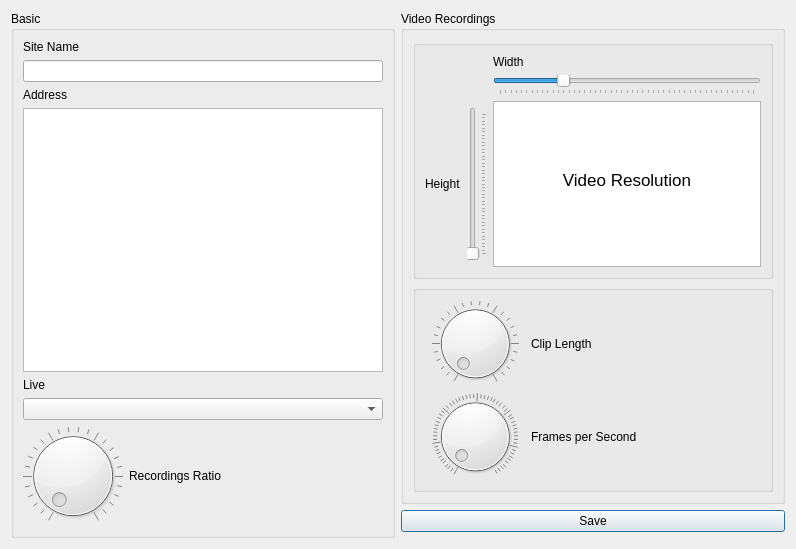
<?xml version="1.0" encoding="UTF-8"?>
<ui version="4.0">
 <class>Settings</class>
 <widget class="QDialog" name="Settings">
  <property name="windowModality">
   <enum>Qt::ApplicationModal</enum>
  </property>
  <property name="geometry">
   <rect>
    <x>0</x>
    <y>0</y>
    <width>796</width>
    <height>549</height>
   </rect>
  </property>
  <property name="minimumSize">
   <size>
    <width>796</width>
    <height>549</height>
   </size>
  </property>
  <property name="windowTitle">
   <string>Settings</string>
  </property>
  <property name="modal">
   <bool>true</bool>
  </property>
  <layout class="QGridLayout" name="gridLayout_3">
   <item row="0" column="0" rowspan="3">
    <widget class="QGroupBox" name="groupBox">
     <property name="title">
      <string>Basic </string>
     </property>
     <layout class="QFormLayout" name="formLayout">
      <item row="1" column="0" colspan="2">
       <widget class="QLineEdit" name="site"/>
      </item>
      <item row="3" column="0" colspan="2">
       <widget class="QTextEdit" name="address"/>
      </item>
      <item row="5" column="0" colspan="2">
       <widget class="QComboBox" name="live"/>
      </item>
      <item row="6" column="0">
       <widget class="QDial" name="recordingRatio">
        <property name="wrapping">
         <bool>false</bool>
        </property>
        <property name="notchesVisible">
         <bool>true</bool>
        </property>
       </widget>
      </item>
      <item row="6" column="1">
       <widget class="QLabel" name="label">
        <property name="text">
         <string>Recordings Ratio</string>
        </property>
       </widget>
      </item>
      <item row="0" column="0">
       <widget class="QLabel" name="label_6">
        <property name="text">
         <string>Site Name</string>
        </property>
       </widget>
      </item>
      <item row="2" column="0">
       <widget class="QLabel" name="label_7">
        <property name="text">
         <string>Address</string>
        </property>
       </widget>
      </item>
      <item row="4" column="0">
       <widget class="QLabel" name="label_8">
        <property name="text">
         <string>Live</string>
        </property>
       </widget>
      </item>
     </layout>
    </widget>
   </item>
   <item row="0" column="1">
    <widget class="QGroupBox" name="groupBox_2">
     <property name="title">
      <string>Video Recordings</string>
     </property>
     <layout class="QGridLayout" name="gridLayout_2">
      <item row="1" column="0">
       <widget class="QGroupBox" name="groupBox_4">
        <property name="title">
         <string/>
        </property>
        <layout class="QGridLayout" name="gridLayout">
         <item row="2" column="3" rowspan="3">
          <widget class="QTextBrowser" name="textBrowser">
           <property name="html">
            <string>&lt;!DOCTYPE HTML PUBLIC &quot;-//W3C//DTD HTML 4.0//EN&quot; &quot;http://www.w3.org/TR/REC-html40/strict.dtd&quot;&gt;
&lt;html&gt;&lt;head&gt;&lt;meta name=&quot;qrichtext&quot; content=&quot;1&quot; /&gt;&lt;style type=&quot;text/css&quot;&gt;
p, li { white-space: pre-wrap; }
&lt;/style&gt;&lt;/head&gt;&lt;body style=&quot; font-family:'.AppleSystemUIFont'; font-size:13pt; font-weight:400; font-style:normal;&quot;&gt;
&lt;p align=&quot;center&quot; style=&quot;-qt-paragraph-type:empty; margin-top:12px; margin-bottom:0px; margin-left:0px; margin-right:0px; -qt-block-indent:0; text-indent:0px;&quot;&gt;&lt;br /&gt;&lt;/p&gt;
&lt;p align=&quot;center&quot; style=&quot;-qt-paragraph-type:empty; margin-top:12px; margin-bottom:0px; margin-left:0px; margin-right:0px; -qt-block-indent:0; text-indent:0px;&quot;&gt;&lt;br /&gt;&lt;/p&gt;
&lt;p align=&quot;center&quot; style=&quot; margin-top:12px; margin-bottom:0px; margin-left:0px; margin-right:0px; -qt-block-indent:0; text-indent:0px;&quot;&gt;Video Resolution&lt;/p&gt;&lt;/body&gt;&lt;/html&gt;</string>
           </property>
          </widget>
         </item>
         <item row="1" column="3">
          <widget class="QSlider" name="width">
           <property name="minimum">
            <number>240</number>
           </property>
           <property name="maximum">
            <number>720</number>
           </property>
           <property name="singleStep">
            <number>10</number>
           </property>
           <property name="value">
            <number>360</number>
           </property>
           <property name="orientation">
            <enum>Qt::Horizontal</enum>
           </property>
           <property name="tickPosition">
            <enum>QSlider::TicksBelow</enum>
           </property>
          </widget>
         </item>
         <item row="0" column="3">
          <widget class="QLabel" name="label_4">
           <property name="text">
            <string>Width</string>
           </property>
          </widget>
         </item>
         <item row="3" column="2">
          <widget class="QSlider" name="verticalSlider">
           <property name="minimum">
            <number>100</number>
           </property>
           <property name="maximum">
            <number>500</number>
           </property>
           <property name="singleStep">
            <number>10</number>
           </property>
           <property name="orientation">
            <enum>Qt::Vertical</enum>
           </property>
           <property name="tickPosition">
            <enum>QSlider::TicksBelow</enum>
           </property>
          </widget>
         </item>
         <item row="3" column="1">
          <widget class="QLabel" name="label_5">
           <property name="text">
            <string>Height</string>
           </property>
          </widget>
         </item>
        </layout>
       </widget>
      </item>
      <item row="2" column="0">
       <widget class="QGroupBox" name="groupBox_5">
        <property name="title">
         <string/>
        </property>
        <layout class="QFormLayout" name="formLayout_2">
         <item row="0" column="0">
          <widget class="QDial" name="dial">
           <property name="notchesVisible">
            <bool>true</bool>
           </property>
          </widget>
         </item>
         <item row="0" column="1">
          <widget class="QLabel" name="label_2">
           <property name="text">
            <string>Clip Length</string>
           </property>
          </widget>
         </item>
         <item row="1" column="0">
          <widget class="QDial" name="framesPerSecond">
           <property name="minimum">
            <number>1</number>
           </property>
           <property name="maximum">
            <number>60</number>
           </property>
           <property name="value">
            <number>2</number>
           </property>
           <property name="notchTarget">
            <double>1.000000000000000</double>
           </property>
           <property name="notchesVisible">
            <bool>true</bool>
           </property>
          </widget>
         </item>
         <item row="1" column="1">
          <widget class="QLabel" name="label_3">
           <property name="text">
            <string>Frames per Second</string>
           </property>
          </widget>
         </item>
        </layout>
       </widget>
      </item>
     </layout>
    </widget>
   </item>
   <item row="1" column="1">
    <widget class="QPushButton" name="Save">
     <property name="text">
      <string>Save</string>
     </property>
    </widget>
   </item>
  </layout>
 </widget>
 <resources/>
 <connections/>
</ui>
